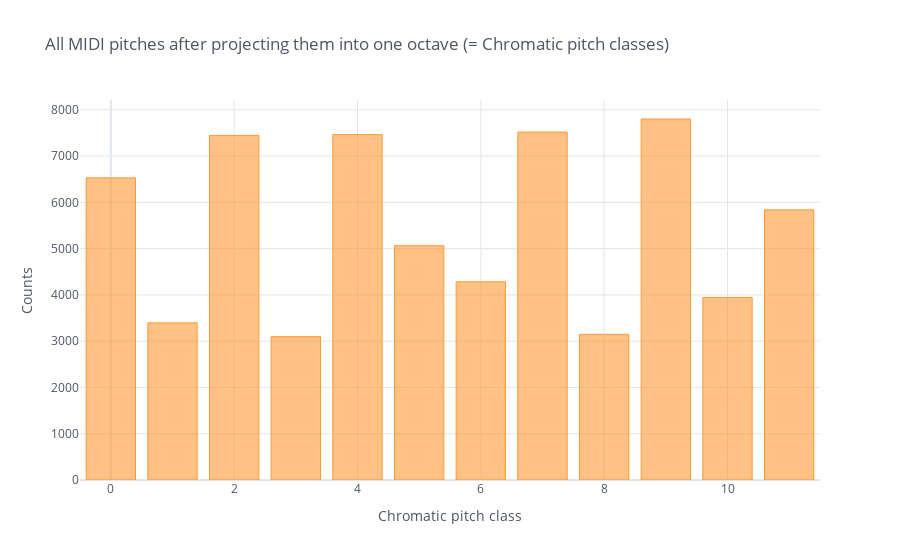

This figure's notebook cell:
### Code cell
notes['pc'] = notes.midi.map(lambda x: x%12)
notes.pc.value_counts().iplot('bar', title='All MIDI pitches after projecting them into one octave (= Chromatic pitch classes)', xTitle='Chromatic pitch class', yTitle='Counts')

### Figure 1 — Plotly figure (JSON) as saved in the notebook; plotly's stock layout.template omitted (floating-point values rounded to 4 significant figures)
{"data": [{"marker": {"color": "rgba(255, 153, 51, 0.6)", "line": {"color": "rgba(255, 153, 51, 1.0)", "width": 1}}, "name": "pc", "orientation": "v", "text": "", "type": "bar", "x": [9, 7, 4, 2, 0, 11, 5, 6, 10, 1, 8, 3], "y": [7802, 7519, 7465, 7447, 6530, 5838, 5064, 4283, 3944, 3396, 3148, 3098]}], "layout": {"autosize": true, "legend": {"bgcolor": "#FFFFFF", "font": {"color": "#4D5663"}}, "paper_bgcolor": "#FFFFFF", "plot_bgcolor": "#FFFFFF", "title": {"font": {"color": "#4D5663"}, "text": "All MIDI pitches after projecting them into one octave (= Chromatic pitch classes)"}, "xaxis": {"autorange": true, "gridcolor": "#E1E5ED", "range": [-0.5, 11.5], "showgrid": true, "tickfont": {"color": "#4D5663"}, "title": {"font": {"color": "#4D5663"}, "text": "Chromatic pitch class"}, "type": "linear", "zerolinecolor": "#E1E5ED"}, "yaxis": {"autorange": true, "gridcolor": "#E1E5ED", "range": [0, 8213.0], "showgrid": true, "tickfont": {"color": "#4D5663"}, "title": {"font": {"color": "#4D5663"}, "text": "Counts"}, "type": "linear", "zerolinecolor": "#E1E5ED"}}}
